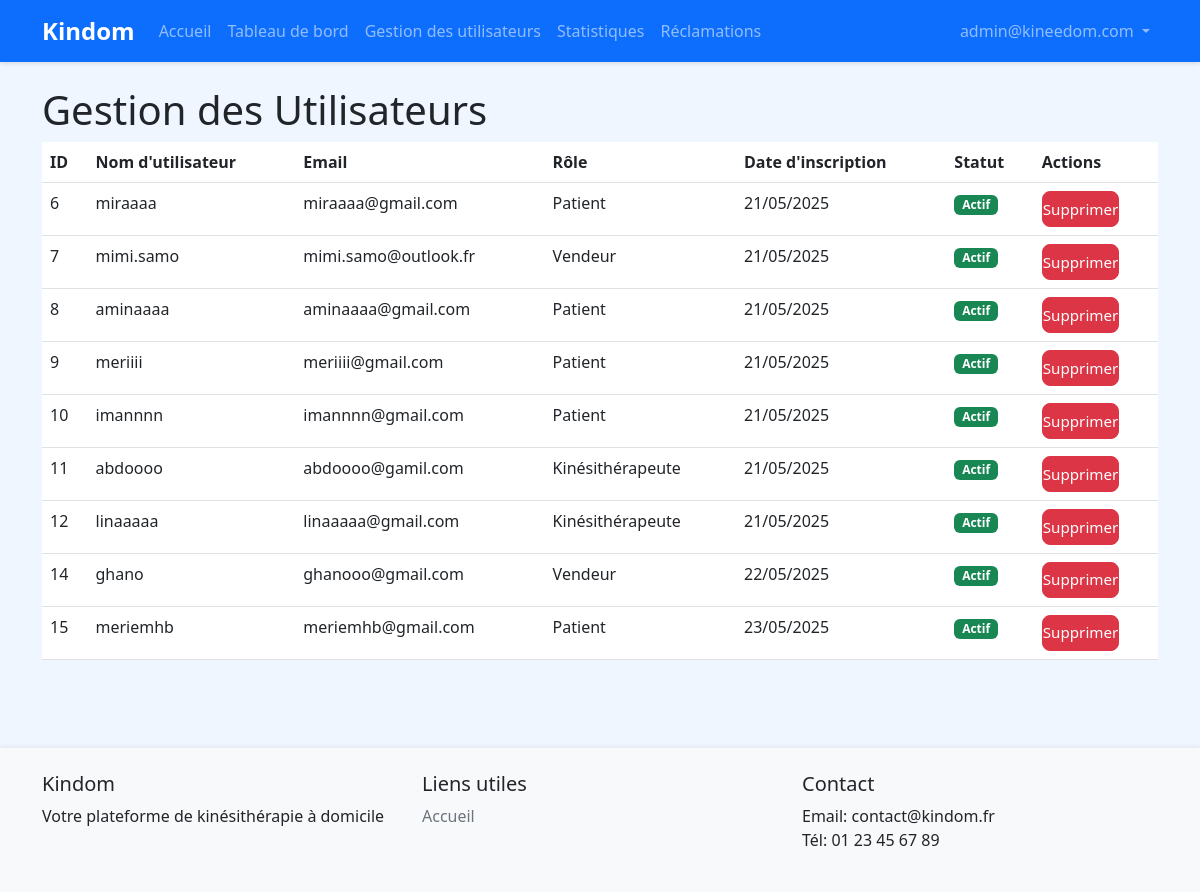
Screenshot of /admin-users/ (signed in) with the database file from the repository.
### accounts/models.py (models this page shows, shortened)
class CustomUser(AbstractUser):
    USER_TYPE_CHOICES = (
        ('patient', 'Patient'),
        ('kine', 'Kinésithérapeute'),
        ('vendor', 'Vendeur'),
        ('admin', 'Administrateur'),
    )
    user_type = models.CharField(max_length=20, choices=USER_TYPE_CHOICES, default='patient')
    phone_number = models.CharField(max_length=15, blank=True)
    address = models.TextField(blank=True)
    profile_picture = models.ImageField(upload_to='profile_pics/', blank=True, null=True)
    bio = models.TextField(blank=True)
    is_validated = models.BooleanField(default=True)  # True par défaut, sauf pour les kinés
    diplome = models.CharField(max_length=100, blank=True, null=True, verbose_name="Diplôme")
    wilaya = models.CharField(max_length=50, blank=True, null=True, verbose_name="Wilaya")
    diplome_file = models.ImageField(upload_to='diplomes/', blank=True, null=True, verbose_name="Photo du diplôme")

### accounts/views.py (the view)
# urls.py: path('admin-users/', views.admin_users, name='admin_users'),
@staff_member_required
def admin_users(request):
    users = CustomUser.objects.exclude(user_type='admin')
    return render(request, 'admin_custom/users.html', {'users': users})

### templates/admin_custom/users.html (shortened to what this page needs)
{% extends 'base.html' %}
{% block content %}
<h1>Gestion des Utilisateurs</h1>
<table class="table">
    <thead>
        <tr>
            <th>ID</th>
            <th>Nom d'utilisateur</th>
            <th>Email</th>
            <th>Rôle</th>
            <th>Date d'inscription</th>
            <th>Statut</th>
            <th>Actions</th>
        </tr>
    </thead>
    <tbody>
        {% for user in users %}
        <tr>
            <td>{{ user.id }}</td>
            <td>{{ user.username }}</td>
            <td>{{ user.email }}</td>
            <td>{{ user.get_user_type_display }}</td>
            <td>{{ user.date_joined|date:'d/m/Y' }}</td>
            <td>
                {% if user.is_active %}
                    <span class="badge bg-success">Actif</span>
                {% else %}
                    <span class="badge bg-danger">Inactif</span>
                {% endif %}
            </td>
            <td>
                {% if request.user.is_superuser or request.user.user_type == 'admin' %}
                <a href="{% url 'accounts:admin_user_delete' user.id %}" class="btn btn-danger btn-sm" onclick="return confirm('Supprimer cet utilisateur ?');">Supprimer</a>
                {% endif %}
            </td>
        </tr>
        {% endfor %}
    </tbody>
</table>
{% endblock %}

### templates/base.html (shortened to what this page needs)
<!DOCTYPE html>
<html lang="fr">
<head>
    <link href="https://cdn.jsdelivr.net/npm/bootstrap@5.3.0/dist/css/bootstrap.min.css" rel="stylesheet">
    {% load static %}
    <link href="{% static 'css/style.css' %}" rel="stylesheet">
</head>
<body>
    <nav class="navbar navbar-expand-lg navbar-dark bg-primary">
        <div class="container">
            <a class="navbar-brand" href="{% url 'accounts:home' %}">Kindom</a>
            <div class="collapse navbar-collapse" id="navbarNav">
                <ul class="navbar-nav me-auto">
                    <li class="nav-item">
                        <a class="nav-link" href="{% url 'accounts:home' %}">Accueil</a>
                    </li>
                    {% if user.is_authenticated and user.is_superuser or user.is_authenticated and user.user_type == 'admin' %}
                        <li class="nav-item">
                            <a class="nav-link" href="{% url 'accounts:admin_dashboard' %}">Tableau de bord</a>
                        </li>
                        <li class="nav-item">
                            <a class="nav-link" href="{% url 'accounts:admin_users' %}">Gestion des utilisateurs</a>
                        </li>
                        <li class="nav-item">
                            <a class="nav-link" href="{% url 'accounts:admin_stats' %}">Statistiques</a>
                        </li>
                    {% endif %}
                    {% if user.is_authenticated and user.is_superuser %}
                        <li class="nav-item">
                            <a class="nav-link" href="{% url 'accounts:admin_reclamations' %}">Réclamations</a>
                        </li>
                    {% elif user.is_authenticated and user.user_type == 'admin' %}
                        <li class="nav-item">
                            <a class="nav-link" href="{% url 'accounts:admin_reclamations' %}">Réclamations</a>
                        </li>
                    {% endif %}
                </ul>
                <ul class="navbar-nav">
                    {% if user.is_authenticated %}
                        <li class="nav-item dropdown">
                            <a class="nav-link dropdown-toggle" href="#" id="navbarDropdown" role="button" data-bs-toggle="dropdown">
                                {{ user.get_full_name|default:user.email }}
                            </a>
                        </li>
                    {% endif %}
                </ul>
            </div>
        </div>
    </nav>
    <main class="container my-4">
        {% block content %}{% endblock %}
    </main>
    <footer class="bg-light py-4 mt-5">
        <div class="container">
            <div class="row">
                <div class="col-md-4">
                    <h5>Kindom</h5>
                    <p>Votre plateforme de kinésithérapie à domicile</p>
                </div>
                <div class="col-md-4">
                    <h5>Liens utiles</h5>
                    <ul class="list-unstyled">
                        <li><a href="{% url 'accounts:home' %}">Accueil</a></li>
                    </ul>
                </div>
                <div class="col-md-4">
                    <h5>Contact</h5>
                    <ul class="list-unstyled">
                        <li>Email: contact@kindom.fr</li>
                        <li>Tél: 01 23 45 67 89</li>
                    </ul>
                </div>
            </div>
        </div>
    </footer>
</body>
</html>

### static/css/style.css (style rules this page uses)
body { min-height: 100vh; display: flex; flex-direction: column; background: #f0f6ff; }
main { flex: 1; }
.navbar { box-shadow: 0 2px 4px rgba(0,0,0,0.1); }
.navbar-brand { font-weight: bold; font-size: 1.5rem; }
.btn { border-radius: 5px; padding: 0.5rem 1.5rem; }
footer { margin-top: auto; box-shadow: 0 -2px 4px rgba(0,0,0,0.05); }
footer a { color: #6c757d; text-decoration: none; }
.btn-sm { padding: 0.35rem 1.1rem; font-size: 1rem; border-radius: 6px; font-weight: 500; }
.btn { font-size: 0.95rem; font-weight: 500; border-radius: 8px; padding: 0.35rem 0; }

### rows the page displays
CustomUser: get_full_name "admin@kineedom.com"
CustomUser: id "6", username "miraaaa", email "miraaaa@gmail.com", user_type "Patient", date_joined "21/05/2025", is_active "Actif"
CustomUser: id "7", username "mimi.samo", email "mimi.samo@outlook.fr", user_type "Vendeur", date_joined "21/05/2025", is_active "Actif"
CustomUser: id "8", username "aminaaaa", email "aminaaaa@gmail.com", user_type "Patient", date_joined "21/05/2025", is_active "Actif"
CustomUser: id "9", username "meriiii", email "meriiii@gmail.com", user_type "Patient", date_joined "21/05/2025", is_active "Actif"
CustomUser: id "10", username "imannnn", email "imannnn@gmail.com", user_type "Patient", date_joined "21/05/2025", is_active "Actif"
CustomUser: id "11", username "abdoooo", email "abdoooo@gamil.com", user_type "Kinésithérapeute", date_joined "21/05/2025", is_active "Actif"
CustomUser: id "12", username "linaaaaa", email "linaaaaa@gmail.com", user_type "Kinésithérapeute", date_joined "21/05/2025", is_active "Actif"
CustomUser: id "14", username "ghano", email "ghanooo@gmail.com", user_type "Vendeur", date_joined "22/05/2025", is_active "Actif"
CustomUser: id "15", username "meriemhb", email "meriemhb@gmail.com", user_type "Patient", date_joined "23/05/2025", is_active "Actif"
